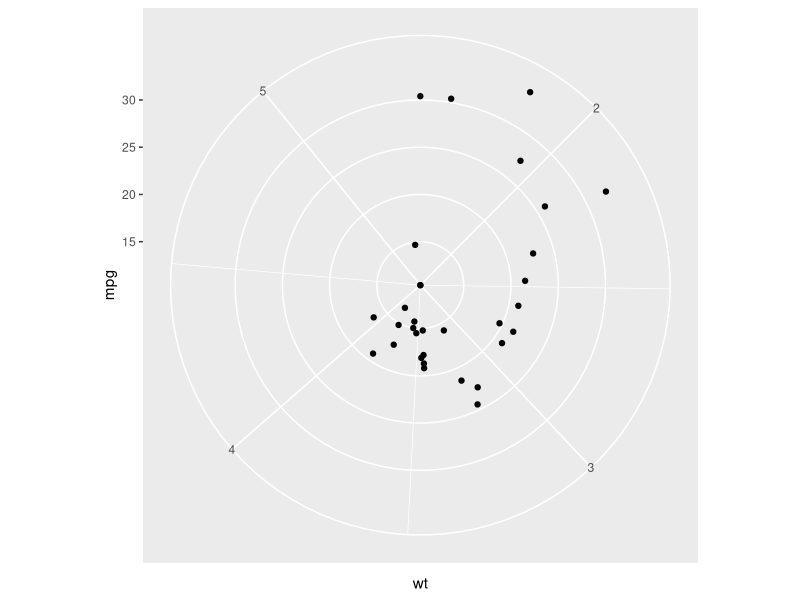
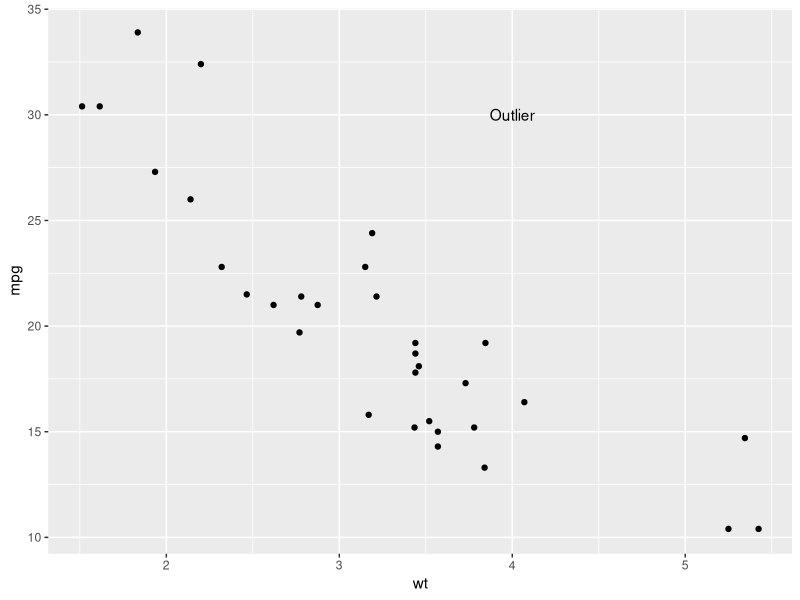
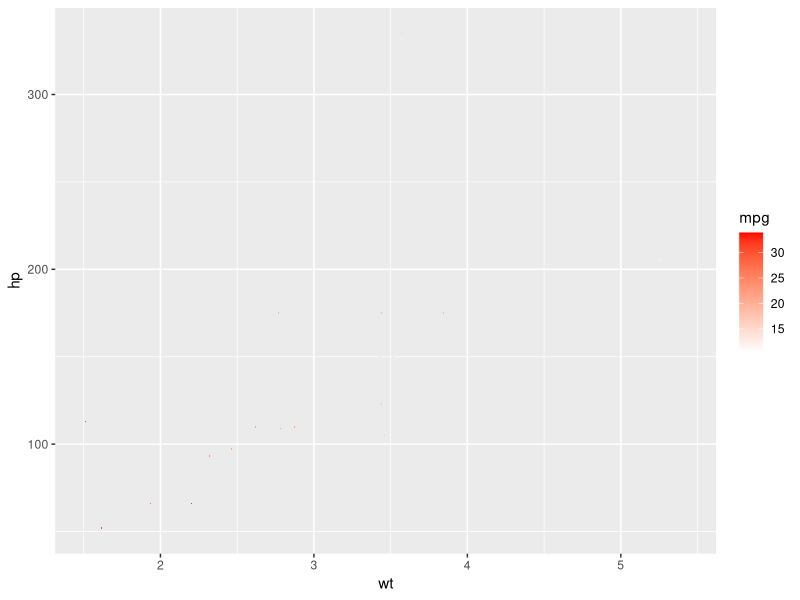

Write the R code that produced these figures, in order.
## ---- chunk 1
    # import ggplot2 library
    library(ggplot2)

    # create a scatter plot in polar coordinates
    ggplot(data = mtcars, mapping = aes(x = wt, y = mpg)) +
      geom_point() +
      coord_polar()

## ---- chunk 2
    # create a scatter plot with annotations
    ggplot(data = mtcars, mapping = aes(x = wt, y = mpg)) +
      geom_point()+
      annotate("text", x = 4, y = 30, label = "Outlier")
      #annotate("arrow", x = 4, y = 30, xend = 4.5, yend = 25)

## ---- chunk 3
    # create a heatmap
    ggplot(data = mtcars) +
      geom_tile(mapping = aes(x = wt, y = hp, fill = mpg)) +
      scale_fill_gradient(low = "white", high = "red")

